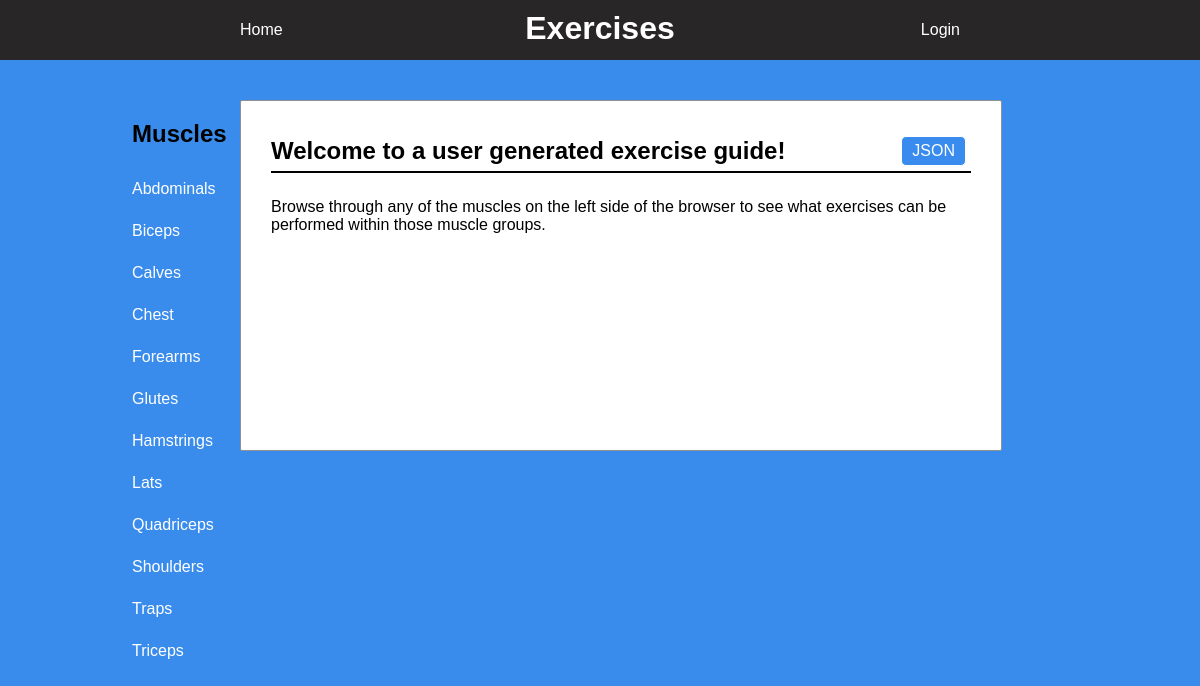
The page / on the database its author committed.
### database_setup.py (models this page shows, shortened)
class BodyParts(Base):
	__tablename__ = 'bodyParts'
	id = Column(Integer, primary_key=True)
	name = Column(String, unique=True)

### main.py (the view)
@app.route('/')
def main():
    return render_template('index.html', muscles = muscles)

### templates/index.html (shortened to what this page needs)
<!DOCTYPE html>
<html lang="en" dir="ltr">
  <head>
    <link rel= "stylesheet" type= "text/css" href= "{{ url_for('static',filename='css/style.css') }}">
  </head>
  <body>
    <div class="banner">
      <a id ="home" href="{{url_for('main')}}">Home</a>
      <h1 id="title">Exercises</h1>
      {%if 'username' not in session %}
      <a id="login" href="{{url_for('showLogin')}}">Login</a>
      {% else %}
      <a id="login" href="{{url_for('disconnect')}}">Disconnect</a>
      {% endif %}
    </div>
    <div class="main">
      <div class="bodyContainer">
        <div class="sideBanner">
            <h2 id="sideBannerHeader">Muscles</h2>
            {% for i in muscles %}
            <a href="{{url_for('view_exercises', muscle_name = i.name)}}">{{ i.name }}</a>
            {% endfor %}
        </div>
        <div class="content">
          <div id="content-header">
            <h2>Welcome to a user generated exercise guide!</h2>
            <a href="{{url_for('all_json')}}">JSON</a>
          </div>
          <div class="content-body">
            <p>Browse through any of the muscles on the left side of the browser to see what exercises can be performed within those muscle groups.</p>
          </div>
        </div>
      </div>
    </div>
  </body>
</html>

### static/css/style.css (style rules this page uses)
body { background-color: rgba(36, 128, 235, 0.9); font-family: Sans-serif; position: static; }
.main { max-width: 960px; margin:auto; margin-top: 100px; }
.banner { display: inline-flex; justify-content: center; width: 100%; height: 60px; background-color: #282626; opacity: 1; text-align: center; position: fixed; top: 0px; left: 0px; z-index: 1; }
#home, #login { position: absolute; border: 0px; color: white; bottom: 35%; text-decoration: none; }
#home { left: 20%; }
#login { right: 20%; }
.banner #title { color: white; height: 30px; text-align: center; margin-bottom: 10px; margin-top: 10px; }
#content-header { position: relative; max-height: 40px; border-bottom: 2px solid black; margin: 10px 10px 10px 10px; display: flex; align-items: center; }
#content-header a { text-decoration: none; color: white; background-color: rgba(36, 128, 235, 0.9); padding: 5px 10px; border-radius: 5px; justify-content: flex-end; margin: 5px; border: white 1px solid; }
#content-header h2 { margin-right: auto; }
.bodyContainer { position: relative; width: 960px; }
.sideBanner { width: 121px; height: 100%; float:left; display: block; position: fixed; overflow: hidden; }
.sideBanner a { display: block; text-decoration: none; color: white; padding: 12px; }
.sideBanner h2 { padding-left: 12px; }
.content { width: 720px; background-color: white; margin-left: 120px; padding: 20px; border-radius: 2px; border: 0.5px solid rgb(142, 145, 143); padding-bottom: 200px; overflow-y: hidden; }
.content-body { margin: 25px 10px 10px 10px; }

### rows shown on the page
BodyParts: name "Abdominals"
BodyParts: name "Biceps"
BodyParts: name "Calves"
BodyParts: name "Chest"
BodyParts: name "Forearms"
BodyParts: name "Glutes"
BodyParts: name "Hamstrings"
BodyParts: name "Lats"
BodyParts: name "Quadriceps"
BodyParts: name "Shoulders"
BodyParts: name "Traps"
BodyParts: name "Triceps"
